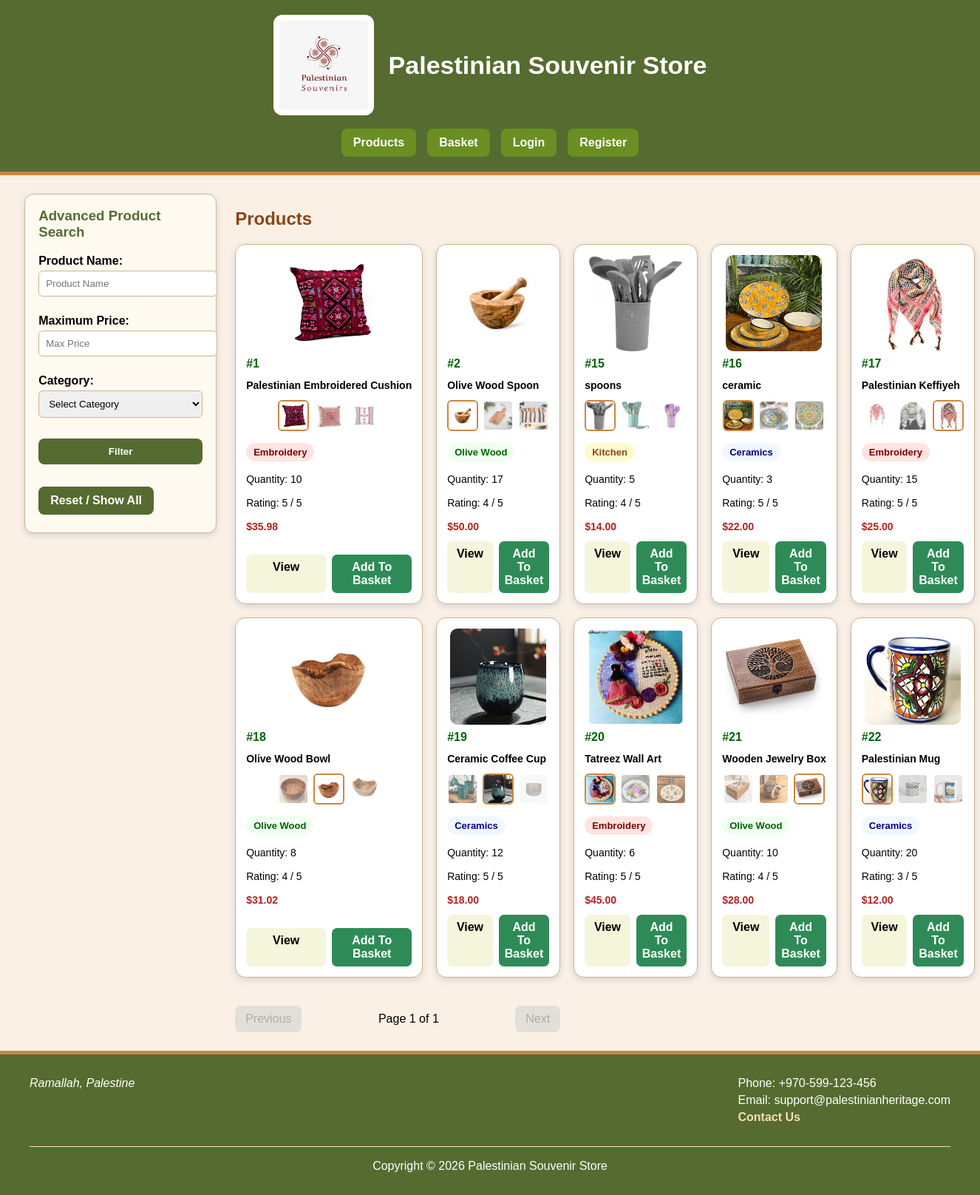
/products.php, run on the app's committed database.
### tables this page shows
CREATE TABLE `products` (
  `product_id` int(11) NOT NULL,
  `product_name` varchar(100) NOT NULL,
  `category` varchar(50) NOT NULL,
  `description` text NOT NULL,
  `price` decimal(10,2) NOT NULL,
  `quantity` int(11) NOT NULL,
  `rating` int(11) NOT NULL,
  `photo1` varchar(255) NOT NULL,
  `photo2` varchar(255) NOT NULL,
  `photo3` varchar(255) NOT NULL,
  `default_photo` varchar(255) NOT NULL
);

### Product.class.php (the view, shortened to what this page needs)
<?php
class Product {
    private $productId;
    private $productName;
    private $category;
    private $price;
    private $quantity;
    private $rating;
    private $photo1;
    private $photo2;
    private $photo3;
    private $defaultPhoto;
    public function __construct(
        $productId = "",
        $productName = "",
        $category = "",
        $description = "",
        $price = "",
        $quantity = "",
        $rating = "",
        $photo1 = "",
        $photo2 = "",
        $photo3 = "",
        $defaultPhoto = ""
    ) {
        $this->productId = $productId;
        $this->productName = $productName;
        $this->category = $category;
        $this->price = $price;
        $this->quantity = $quantity;
        $this->rating = $rating;
        $this->photo1 = $photo1;
        $this->photo2 = $photo2;
        $this->photo3 = $photo3;
        $this->defaultPhoto = $defaultPhoto;
    }
    private function getBadgeClass() {
        $categoryClass = strtolower($this->category);
        $categoryClass = str_replace(" ", "-", $categoryClass);
        $categoryClass = preg_replace("/[^a-z0-9\-]/", "", $categoryClass);
        return "badge-" . $categoryClass;
    }
    private function displayThumbnail($photo) {
        $activeClass = "";
        if($photo == $this->defaultPhoto){
            $activeClass = "active-thumb";
        }
        return "
            <a href='view.php?id=$this->productId'>
                <img src='images/$photo'
                class='$activeClass'
                alt='product thumbnail'>
            </a>
        ";
    }
    public function displayCard() {
        $viewLink = "view.php?id=$this->productId";
        $basketLink = "add_to_basket.php?id=$this->productId";
        $editLink = "edit.php?id=$this->productId";
        $actions = "
            <nav class='card-actions'>
                <a class='view-btn' href='$viewLink'>View</a>
        ";
        if(isset($_SESSION['logged_in']) && $_SESSION['role'] == 'Employee'){
            $actions .= "
                <a class='basket-btn' href='$editLink'>Edit</a>
            ";
        }
        else{
            $actions .= "
                <a class='basket-btn' href='$basketLink'>Add To Basket</a>
            ";
        }
        $actions .= "
            </nav>
        ";
        $badgeClass = $this->getBadgeClass();
        $priceFormatted = number_format((float)$this->price, 2);
        $output = "
            <article class='product-card'>
                <img src='images/$this->defaultPhoto'
                class='main-product-img'
                alt='product image'>
                <h3>
                    <a href='$viewLink'>
                        #$this->productId
                    </a>
                </h3>
                <p class='product-name'>
                    $this->productName
                </p>
                <section class='thumbnail-row'>
                    " . $this->displayThumbnail($this->photo1) . "
                    " . $this->displayThumbnail($this->photo2) . "
                    " . $this->displayThumbnail($this->photo3) . "
                </section>
                <p>
                    <span class='badge $badgeClass'>
                        $this->category
                    </span>
                </p>
                <p>
                    Quantity: $this->quantity
                </p>
                <p>
                    Rating: $this->rating / 5
                </p>
                <p class='price'>
                    $$priceFormatted
                </p>
                $actions
            </article>
        ";
        return $output;
    }
}
?>

### header.inc.php (shortened to what this page needs)
<!DOCTYPE html>
<html lang="en">
<head>
    <link rel="stylesheet" href="style.css">
</head>
<body>
<header>
    <div class="header-brand">
        <img src="images/images.jpg"
        class="site-logo"
        alt="Store Logo">
        <h1>Palestinian Souvenir Store</h1>
    </div>
    <nav class="main-nav">
        <a href="products.php">Products</a>
        <a href="basket.php">Basket</a>
        <?php
        if(isset($_SESSION['logged_in'])){
            ?>
            <a href="logout.php">Logout</a>
            <?php
        }
        else{
            ?>
            <a href="login.php">Login</a>
            <a href="register.php">Register</a>
            <?php
        }
        ?>
    </nav>
</header>
<div class="page-layout">

### products.php (shortened to what this page needs)
<?php
require_once("dbconfig.inc.php");
require_once("Product.class.php");
require_once("header.inc.php");
$state = json_decode($_SESSION["product_search_state"], true);
$state["per_page"] = 10;
$where = " WHERE 1=1 ";
$count_sql = "SELECT COUNT(*) FROM products " . $where;
$count_stmt = $pdo->prepare($count_sql);
$count_stmt->execute();
$total_records = $count_stmt->fetchColumn();
$per_page = 10;
$total_pages = ceil($total_records / $per_page);
$offset = ($state["current_page"] - 1) * $per_page;
$sort_col = $state["sort_col"];
$sort_dir = $state["sort_dir"];
$sql = "SELECT * FROM products " . $where . " ORDER BY $sort_col $sort_dir LIMIT :limit OFFSET :offset";
$stmt = $pdo->prepare($sql);
$stmt->bindValue(":limit", $per_page, PDO::PARAM_INT);
$stmt->bindValue(":offset", $offset, PDO::PARAM_INT);
$stmt->execute();
?>
<aside>
    <h3>Advanced Product Search</h3>
    <form method="post" action="products.php">
        <p>
            <label>Product Name:</label>
            <input type="text"
            name="name"
            placeholder="Product Name"
            value="<?php echo $state['name']; ?>">
        </p>
        <p>
            <label>Maximum Price:</label>
            <input type="number"
            name="max_price"
            placeholder="Max Price"
            value="<?php echo $state['max_price']; ?>">
        </p>
        <p>
            <label>Category:</label>
            <select name="category">
                <option value="">Select Category</option>
            </select>
        </p>
        <p>
            <input type="submit" name="filter" value="Filter">
        </p>
        <p>
            <a href="products.php?reset=1">Reset / Show All</a>
        </p>
    </form>
</aside>
<main class="products-content">
    <h2>Products</h2>
    <section class="product-grid">
        <?php
        while($row = $stmt->fetch(PDO::FETCH_ASSOC)){
            $product = new Product(
                $row["product_id"],
                $row["product_name"],
                $row["category"],
                $row["description"],
                $row["price"],
                $row["quantity"],
                $row["rating"],
                $row["photo1"],
                $row["photo2"],
                $row["photo3"],
                $row["default_photo"]
            );
            echo $product->displayCard();
        }
        ?>
        <nav class="pagination">
            <?php
            if($state["current_page"] > 1){
                $prev = $state["current_page"] - 1;
                echo "<a href='products.php?page=$prev'>Previous</a>";
            }
            else{
                echo "<span class='disabled'>Previous</span>";
            }
            ?>
            <span>
                Page <?php echo $state["current_page"]; ?> of <?php echo $total_pages; ?>
            </span>
            <?php
            if($state["current_page"] < $total_pages){
                $next = $state["current_page"] + 1;
                echo "<a href='products.php?page=$next'>Next</a>";
            }
            else{
                echo "<span class='disabled'>Next</span>";
            }
            ?>
        </nav>
    </section>
</main>
<?php
require_once("footer.inc.php");
?>

### footer.inc.php
</div>
<footer>
    <section class="footer-address">
        <address>
            Ramallah, Palestine
        </address>
    </section>
    <section class="footer-contact">
        <p>
            Phone: +970-599-123-456
        </p>
        <p>
            Email: support@palestinianheritage.com
        </p>
        <p>
            <a href="contact.php">
                Contact Us
            </a>
        </p>
    </section>
    <section class="footer-copy">
        <p>
            Copyright &copy; 2026 Palestinian Souvenir Store
        </p>
    </section>
</footer>
</body>
</html>

### style.css (style rules this page uses)
body { margin: 0; font-family: Arial, Helvetica, sans-serif; background-color: linen; color: black; min-height: 100vh; display: flex; flex-direction: column; }
a { color: darkgreen; text-decoration: none; }
header { background-color: darkolivegreen; color: white; padding: 20px 40px; border-bottom: 5px solid peru; }
.header-brand { display: flex; align-items: center; justify-content: center; gap: 20px; flex-wrap: wrap; }
.site-logo { width: 120px; height: 120px; background-color: white; padding: 8px; border-radius: 12px; }
header h1 { margin: 0; font-size: 34px; }
.main-nav { display: flex; justify-content: center; gap: 15px; margin-top: 18px; flex-wrap: wrap; }
.main-nav a { color: white; background-color: olivedrab; padding: 10px 16px; border-radius: 8px; font-weight: bold; }
.page-layout { flex: 1; width: 95%; max-width: 1300px; margin: 25px auto; display: grid; grid-template-columns: 260px 1fr; gap: 25px; align-items: start; }
.page-layout > main { grid-column: 1 / 3; }
.page-layout > aside { grid-column: 1; }
.page-layout > aside + main { grid-column: 2; }
footer { background-color: darkolivegreen; color: white; padding: 25px 40px; display: flex; justify-content: space-between; align-items: flex-start; gap: 25px; flex-wrap: wrap; border-top: 5px solid peru; }
footer address { font-style: italic; line-height: 1.7; }
footer p { margin: 5px 0; }
footer a { color: wheat; font-weight: bold; }
.footer-copy { width: 100%; text-align: center; border-top: 1px solid wheat; padding-top: 12px; }
aside { background-color: floralwhite; border: 1px solid tan; border-radius: 12px; padding: 18px; box-shadow: 0 3px 8px lightgray; }
aside h3 { margin-top: 0; color: darkolivegreen; }
aside form { display: flex; flex-direction: column; gap: 12px; }
aside form p { margin: 0; }
aside input, aside select { width: 100%; padding: 9px; border: 1px solid tan; border-radius: 6px; }
aside input[type="submit"], button, input[type="submit"] { background-color: darkolivegreen; color: white; border: none; padding: 10px 16px; border-radius: 8px; font-weight: bold; }
form { max-width: 650px; }
label { font-weight: bold; }
input, select, textarea { padding: 9px; border: 1px solid tan; border-radius: 6px; margin: 4px 0 12px; }
main h2, main h3 { color: saddlebrown; }
main h3 { font-weight: bold; font-size: 20px; }
td a, main > p a, .page-layout a[href*="checkout.php"], .page-layout a[href*="products.php"] { display: inline-block; background-color: darkolivegreen; color: white; padding: 10px 16px; border-radius: 8px; margin: 6px 10px 6px 0; font-weight: bold; text-decoration: none; }
.product-grid { display: grid; grid-template-columns: repeat(5, 1fr); gap: 18px; }
.product-card { background-color: white; border: 1px solid tan; border-radius: 14px; padding: 14px; display: flex; flex-direction: column; gap: 8px; box-shadow: 0 3px 8px lightgray; }
.product-card img.main-product-img { display: block; width: 130px; height: 130px; margin: 0 auto; border-radius: 10px; }
.product-card h3 { margin: 0; font-size: 16px; }
.product-card p { margin: 4px 0; font-size: 14px; }
.product-name { font-weight: bold; white-space: nowrap; overflow: hidden; text-overflow: ellipsis; }
.thumbnail-row { display: flex; justify-content: center; gap: 6px; }
.thumbnail-row img { width: 38px; height: 38px; border-radius: 6px; opacity: 0.65; border: 2px solid transparent; }
.thumbnail-row img.active-thumb { opacity: 1; border-color: peru; }
.price { color: firebrick; font-weight: bold; font-size: 18px; }
.card-actions { display: flex; gap: 8px; margin-top: auto; }
.card-actions a { flex: 1; text-align: center; padding: 8px; border-radius: 7px; font-weight: bold; text-decoration: none; }
.card-actions .view-btn { background-color: beige; color: black; }
.card-actions .basket-btn { background-color: seagreen; color: white; }
.badge { display: inline-block; padding: 5px 10px; border-radius: 999px; font-size: 13px; font-weight: bold; }
.badge-embroidery { background-color: mistyrose; color: maroon; }
.badge-olive-wood { background-color: honeydew; color: darkgreen; }
.badge-kitchen { background-color: lemonchiffon; color: saddlebrown; }
.badge-ceramics { background-color: aliceblue; color: navy; }
.pagination { grid-column: 1 / 3; display: flex; justify-content: space-between; align-items: center; margin-top: 20px; }
.pagination a, .pagination span { padding: 9px 14px; border-radius: 8px; }
.pagination .disabled { background-color: lightgray; color: gray; opacity: 0.6; }

### data on the page
products: default_photo (picture), product_id "1", product_name "Palestinian Embroidered Cushion", photo1+default_photo (picture), category "Embroidery", quantity "10", rating "5", price "35.98"
products: default_photo (picture), product_id "2", product_name "Olive Wood Spoon", photo1+default_photo (picture), category "Olive Wood", quantity "17", rating "4", price "50.00"
products: default_photo (picture), product_id "15", product_name "spoons", photo1+default_photo (picture), category "Kitchen", quantity "5", rating "4", price "14.00"
products: default_photo (picture), product_id "16", product_name "ceramic", photo1+default_photo (picture), category "Ceramics", quantity "3", rating "5", price "22.00"
products: default_photo (picture), product_id "17", product_name "Palestinian Keffiyeh", photo1 (picture), category "Embroidery", quantity "15", rating "5", price "25.00"
products: default_photo (picture), product_id "18", product_name "Olive Wood Bowl", photo1 (picture), category "Olive Wood", quantity "8", rating "4", price "31.02"
products: default_photo (picture), product_id "19", product_name "Ceramic Coffee Cup", photo1 (picture), category "Ceramics", quantity "12", rating "5", price "18.00"
products: default_photo (picture), product_id "20", product_name "Tatreez Wall Art", photo1+default_photo (picture), category "Embroidery", quantity "6", rating "5", price "45.00"
products: default_photo (picture), product_id "21", product_name "Wooden Jewelry Box", photo1 (picture), category "Olive Wood", quantity "10", rating "4", price "28.00"
products: default_photo (picture), product_id "22", product_name "Palestinian Mug", photo1+default_photo (picture), category "Ceramics", quantity "20", rating "3", price "12.00"

### other printed values
$state["current_page"] "1"
$total_pages "1"
